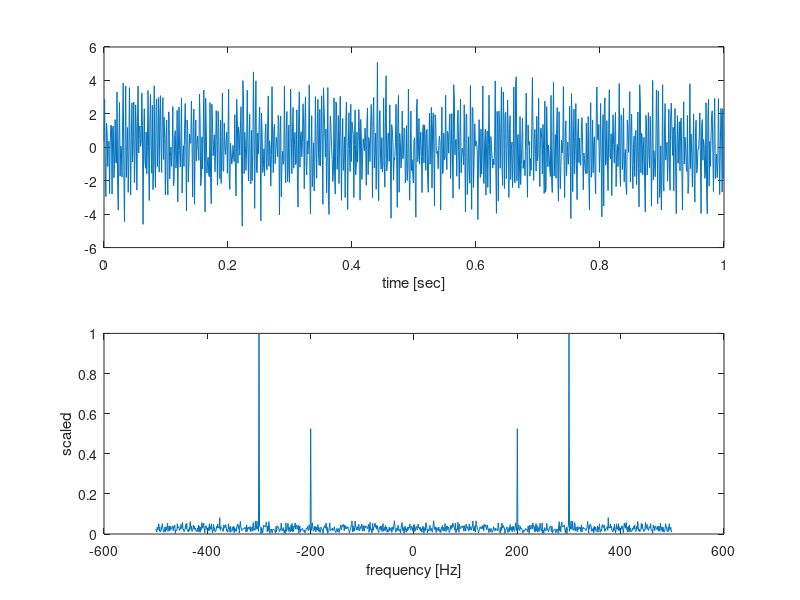

Here is the MATLAB script that generated this plot:
sampleRate=1000;                 % samples per second (make even); must be at least twice the largest frequency of interest
timeMax=1;                       % seconds
stdNoise=1;                      % times Gaussian random
f1=200; f2=300;                  % Hz
amp1=1; amp2=2;                  % amplitude of the components
% ---------------------------------------------------
T=1/sampleRate;
N=round(timeMax/T); if 2*round(N/2)~=round(N), N=N+1; end
t=[0:1:N-1]*T; timeMax=max(t);
% ---------------------------------------------------
% ---------------------------------------------------
Nyquist=2*max([f1 f2]);
disp(['Sample Rate = ' num2str(sampleRate) ' Hz, Nyquist = ' num2str(Nyquist) ' Hz'])
if sampleRate<Nyquist, warning('need larger sampleRate'); disp('pause...'); pause; end
% ---------------------------------------------------
s=zeros(size(t));
noise=stdNoise*randn(size(t)); % Gaussian noise
phi1=rand(1,1)*2*pi; % random phase  
phi2=rand(1,1)*2*pi;
s=amp1*cos(2*pi*f1*t+phi1)+amp2*cos(2*pi*f2*t+phi2)+noise;
    
subplot(2,1,1); plot(t,s); xlabel('time [sec]'); 
 
% ---------------------------------------------------
F=fftshift(fft(s));
freq=[-N/2:1:N/2-1]*sampleRate/N;
% ---------------------------------------------------
maxAmp=max(abs(F)); % rescale the frequency amps for convenience
subplot(2,1,2); plot(freq,abs(F)/maxAmp); xlabel('frequency [Hz]'); ylabel('scaled');

